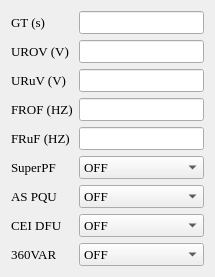
          <widget class="QWidget" name="widget_11" native="true">
           <layout class="QGridLayout" name="gridLayout_6">
            <item row="3" column="0">
             <widget class="QLabel" name="label_FROF">
              <property name="sizePolicy">
               <sizepolicy hsizetype="Fixed" vsizetype="Fixed">
                <horstretch>0</horstretch>
                <verstretch>0</verstretch>
               </sizepolicy>
              </property>
              <property name="font">
               <font>
                <family>Times New Roman</family>
                <pointsize>10</pointsize>
                <bold>false</bold>
               </font>
              </property>
              <property name="text">
               <string>FROF (HZ)</string>
              </property>
             </widget>
            </item>
            <item row="7" column="1">
             <widget class="QComboBox" name="comboBox_CEIDFU">
              <property name="font">
               <font>
                <family>Times New Roman</family>
                <pointsize>10</pointsize>
                <bold>false</bold>
               </font>
              </property>
              <item>
               <property name="text">
                <string>OFF</string>
               </property>
              </item>
              <item>
               <property name="text">
                <string>ON</string>
               </property>
              </item>
             </widget>
            </item>
            <item row="8" column="1">
             <widget class="QComboBox" name="comboBox_VAR">
              <property name="font">
               <font>
                <family>Times New Roman</family>
                <pointsize>10</pointsize>
                <bold>false</bold>
               </font>
              </property>
              <item>
               <property name="text">
                <string>OFF</string>
               </property>
              </item>
              <item>
               <property name="text">
                <string>ON</string>
               </property>
              </item>
             </widget>
            </item>
            <item row="0" column="0">
             <widget class="QLabel" name="label_GT">
              <property name="sizePolicy">
               <sizepolicy hsizetype="Fixed" vsizetype="Fixed">
                <horstretch>0</horstretch>
                <verstretch>0</verstretch>
               </sizepolicy>
              </property>
              <property name="font">
               <font>
                <family>Times New Roman</family>
                <pointsize>10</pointsize>
                <bold>false</bold>
               </font>
              </property>
              <property name="text">
               <string>GT (s)</string>
              </property>
             </widget>
            </item>
            <item row="0" column="1">
             <widget class="QLineEdit" name="lineEdit_GT">
              <property name="sizePolicy">
               <sizepolicy hsizetype="Preferred" vsizetype="Fixed">
                <horstretch>0</horstretch>
                <verstretch>0</verstretch>
               </sizepolicy>
              </property>
              <property name="font">
               <font>
                <family>Times New Roman</family>
                <pointsize>10</pointsize>
                <bold>false</bold>
               </font>
              </property>
             </widget>
            </item>
            <item row="8" column="0">
             <widget class="QLabel" name="label_360VAR">
              <property name="sizePolicy">
               <sizepolicy hsizetype="Fixed" vsizetype="Fixed">
                <horstretch>0</horstretch>
                <verstretch>0</verstretch>
               </sizepolicy>
              </property>
              <property name="font">
               <font>
                <family>Times New Roman</family>
                <pointsize>10</pointsize>
                <bold>false</bold>
               </font>
              </property>
              <property name="text">
               <string>360VAR</string>
              </property>
             </widget>
            </item>
            <item row="4" column="0">
             <widget class="QLabel" name="label_FRuF">
              <property name="sizePolicy">
               <sizepolicy hsizetype="Fixed" vsizetype="Fixed">
                <horstretch>0</horstretch>
                <verstretch>0</verstretch>
               </sizepolicy>
              </property>
              <property name="font">
               <font>
                <family>Times New Roman</family>
                <pointsize>10</pointsize>
                <bold>false</bold>
               </font>
              </property>
              <property name="text">
               <string>FRuF (HZ)</string>
              </property>
             </widget>
            </item>
            <item row="7" column="0">
             <widget class="QLabel" name="label_CEIDFU">
              <property name="sizePolicy">
               <sizepolicy hsizetype="Fixed" vsizetype="Fixed">
                <horstretch>0</horstretch>
                <verstretch>0</verstretch>
               </sizepolicy>
              </property>
              <property name="font">
               <font>
                <family>Times New Roman</family>
                <pointsize>10</pointsize>
                <bold>false</bold>
               </font>
              </property>
              <property name="text">
               <string>CEI DFU</string>
              </property>
             </widget>
            </item>
            <item row="2" column="0">
             <widget class="QLabel" name="label_URuV">
              <property name="sizePolicy">
               <sizepolicy hsizetype="Fixed" vsizetype="Fixed">
                <horstretch>0</horstretch>
                <verstretch>0</verstretch>
               </sizepolicy>
              </property>
              <property name="font">
               <font>
                <family>Times New Roman</family>
                <pointsize>10</pointsize>
                <bold>false</bold>
               </font>
              </property>
              <property name="text">
               <string>URuV (V)</string>
              </property>
             </widget>
            </item>
            <item row="6" column="0">
             <widget class="QLabel" name="label_ASPQU">
              <property name="sizePolicy">
               <sizepolicy hsizetype="Fixed" vsizetype="Fixed">
                <horstretch>0</horstretch>
                <verstretch>0</verstretch>
               </sizepolicy>
              </property>
              <property name="font">
               <font>
                <family>Times New Roman</family>
                <pointsize>10</pointsize>
                <bold>false</bold>
               </font>
              </property>
              <property name="text">
               <string>AS PQU</string>
              </property>
             </widget>
            </item>
            <item row="6" column="1">
             <widget class="QComboBox" name="comboBox_ASPQU">
              <property name="font">
               <font>
                <family>Times New Roman</family>
                <pointsize>10</pointsize>
                <bold>false</bold>
               </font>
              </property>
              <property name="currentText">
               <string>OFF</string>
              </property>
              <property name="currentIndex">
               <number>0</number>
              </property>
              <item>
               <property name="text">
                <string>OFF</string>
               </property>
              </item>
              <item>
               <property name="text">
                <string>ON</string>
               </property>
              </item>
             </widget>
            </item>
            <item row="2" column="1">
             <widget class="QLineEdit" name="lineEdit_URuV">
              <property name="sizePolicy">
               <sizepolicy hsizetype="Preferred" vsizetype="Fixed">
                <horstretch>0</horstretch>
                <verstretch>0</verstretch>
               </sizepolicy>
              </property>
              <property name="font">
               <font>
                <family>Times New Roman</family>
                <pointsize>10</pointsize>
                <bold>false</bold>
               </font>
              </property>
             </widget>
            </item>
            <item row="3" column="1">
             <widget class="QLineEdit" name="lineEdit_FROF">
              <property name="sizePolicy">
               <sizepolicy hsizetype="Preferred" vsizetype="Fixed">
                <horstretch>0</horstretch>
                <verstretch>0</verstretch>
               </sizepolicy>
              </property>
              <property name="font">
               <font>
                <family>Times New Roman</family>
                <pointsize>10</pointsize>
                <bold>false</bold>
               </font>
              </property>
             </widget>
            </item>
            <item row="1" column="0">
             <widget class="QLabel" name="label_UROV">
              <property name="sizePolicy">
               <sizepolicy hsizetype="Fixed" vsizetype="Fixed">
                <horstretch>0</horstretch>
                <verstretch>0</verstretch>
               </sizepolicy>
              </property>
              <property name="font">
               <font>
                <family>Times New Roman</family>
                <pointsize>10</pointsize>
                <bold>false</bold>
               </font>
              </property>
              <property name="text">
               <string>UROV (V)</string>
              </property>
             </widget>
            </item>
            <item row="1" column="1">
             <widget class="QLineEdit" name="lineEdit_UROV">
              <property name="sizePolicy">
               <sizepolicy hsizetype="Preferred" vsizetype="Fixed">
                <horstretch>0</horstretch>
                <verstretch>0</verstretch>
               </sizepolicy>
              </property>
              <property name="font">
               <font>
                <family>Times New Roman</family>
                <pointsize>10</pointsize>
                <bold>false</bold>
               </font>
              </property>
             </widget>
            </item>
            <item row="5" column="0">
             <widget class="QLabel" name="label">
              <property name="sizePolicy">
               <sizepolicy hsizetype="Fixed" vsizetype="Fixed">
                <horstretch>0</horstretch>
                <verstretch>0</verstretch>
               </sizepolicy>
              </property>
              <property name="font">
               <font>
                <family>Times New Roman</family>
                <pointsize>10</pointsize>
                <bold>false</bold>
               </font>
              </property>
              <property name="text">
               <string>SuperPF</string>
              </property>
             </widget>
            </item>
            <item row="4" column="1">
             <widget class="QLineEdit" name="lineEdit_FRuF">
              <property name="sizePolicy">
               <sizepolicy hsizetype="Preferred" vsizetype="Fixed">
                <horstretch>0</horstretch>
                <verstretch>0</verstretch>
               </sizepolicy>
              </property>
              <property name="font">
               <font>
                <family>Times New Roman</family>
                <pointsize>10</pointsize>
                <bold>false</bold>
               </font>
              </property>
             </widget>
            </item>
            <item row="5" column="1">
             <widget class="QComboBox" name="comboBox_SuperPF">
              <property name="font">
               <font>
                <family>Times New Roman</family>
                <pointsize>10</pointsize>
                <bold>false</bold>
               </font>
              </property>
              <item>
               <property name="text">
                <string>OFF</string>
               </property>
              </item>
              <item>
               <property name="text">
                <string>ON</string>
               </property>
              </item>
             </widget>
            </item>
           </layout>
          </widget>
